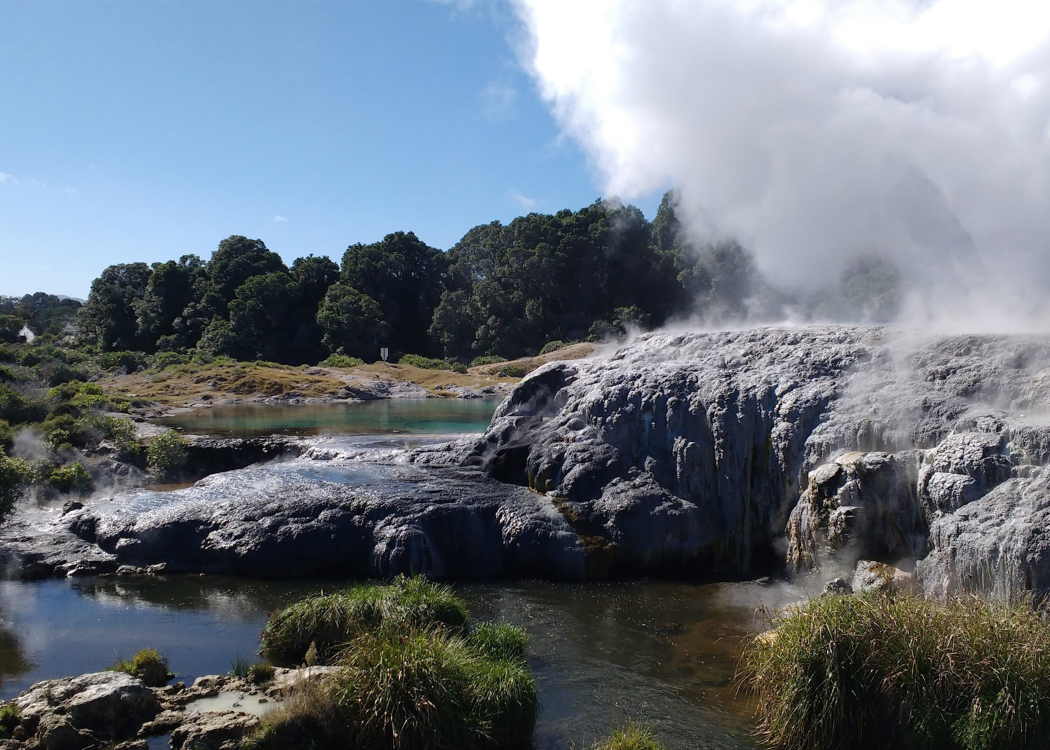
#> input picture Homeworks/HW3/video_footage/new_zealand.jpg, 2100 x 1500 px (shown at 1/2 size)
$ python -i problem2.py   (imports and definitions only)
#> lines starting #> are read from the running program, lines starting #| are printed output that depends on the picture
#> further down, picture is the input picture: shape (1500, 2100, 3); mean B, G, R 125.5, 115.8, 106.9
import cv2
import numpy as np

# [84 lines left out: functions get_bounds, adjust_bounds, sum_of_square_diff, not called in this run]


def compute_harris(frame):
    gray_frame = cv2.cvtColor(frame, cv2.COLOR_BGR2GRAY)
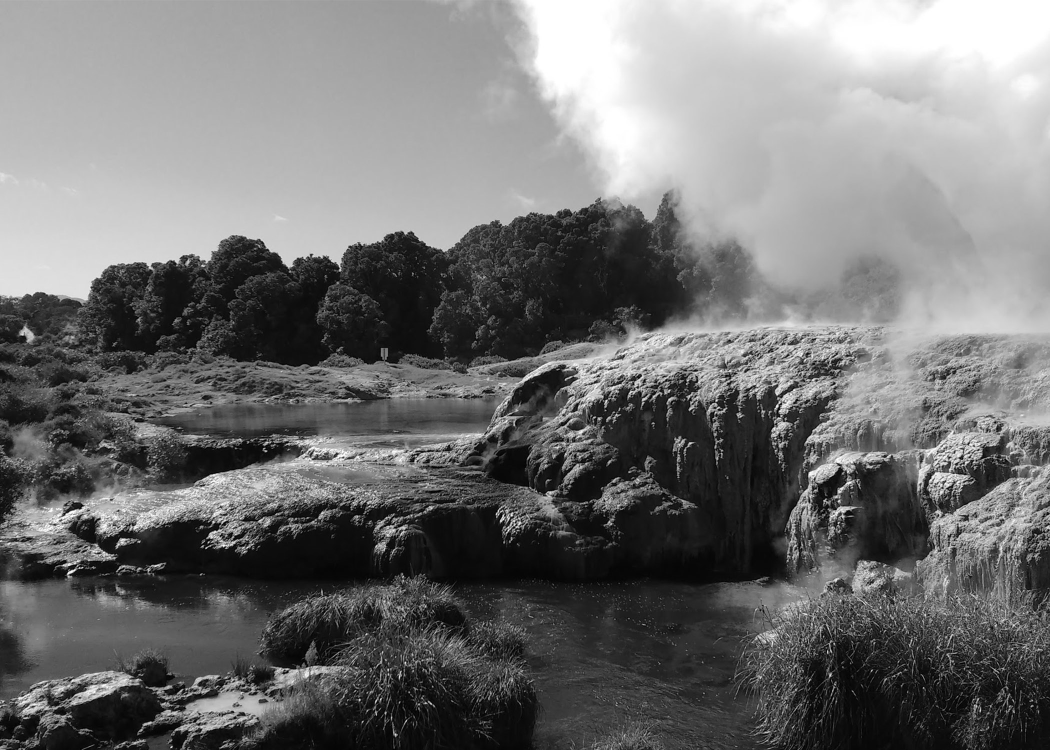
#> gray_frame: shape (1500, 2100) (shown at 1/2 size); min 0, max 255, mean 114.2
    # result is dilated for marking the corners, not important
    harris_frame = cv2.cornerHarris(gray_frame, 5, 3, 0.04)
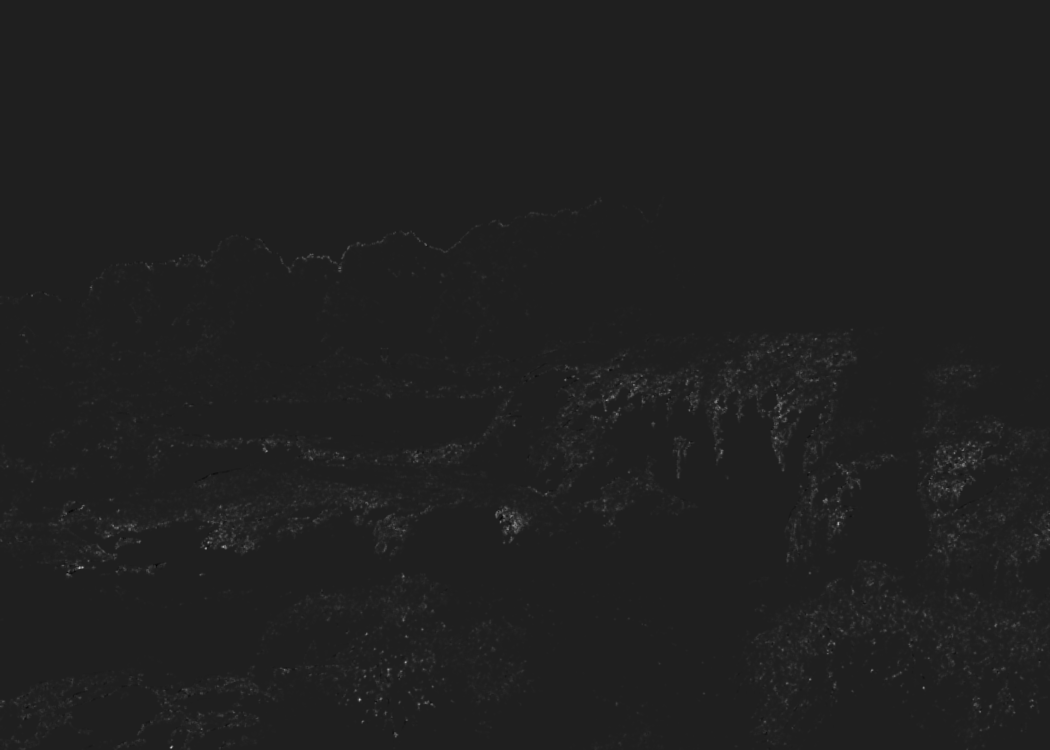
#> harris_frame: shape (1500, 2100) float32 (shown at 1/2 size); min -0.00219, max 0.0156, mean 7.17e-05; drawn with min black and max white
    harris_frame = cv2.dilate(harris_frame, None)
    return harris_frame


def draw_point(frame, x, y, color,radius):
    cv2.circle(frame, (x, y), radius, color, -1)


def draw_points(frame, points,color,radius):
    for (x, y) in points:
        draw_point(frame, x, y,color,radius)


current_frame_gui = None
clicked_points = []
harris_points = []

# POINTS SHOULD BE ADDED IN THE FOLLOWING ORDER:
#
#
# [155 lines left out: functions click, main, not called in this run]


# [2 lines not run here, left out]

>>> import cv2
>>> picture = cv2.imread('video_footage/new_zealand.jpg')
>>> result = compute_harris(picture)
